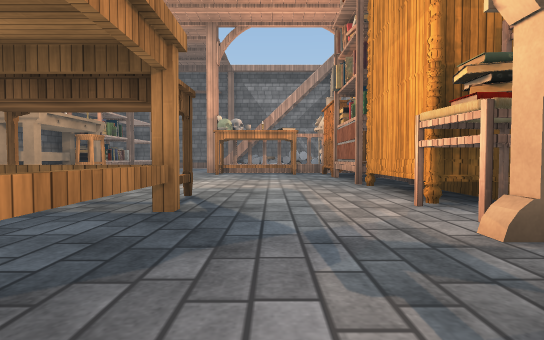
[1] (above)

15 first-person views from a walk through a Unity game level. The camera is 0.24 m above the floor, tilts 2° down and sees 80° across. The floor is counted in squares, 0.5 m on a side. Each view is taken from the middle of a square. On the plan, view 1 faces up. The plan holds only what a view shows up to about 9 squares ahead; the rest is blank. The player character is not drawn. Some animated figures are left out. Some surface patterns are stand-ins.

[2]
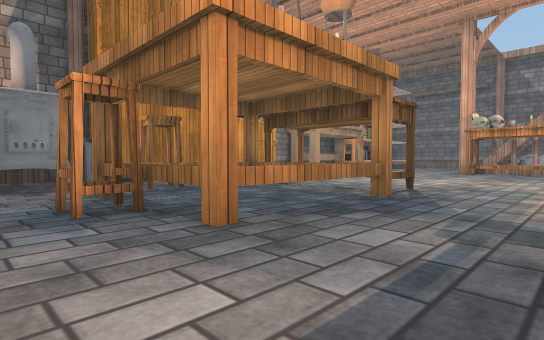

[3]
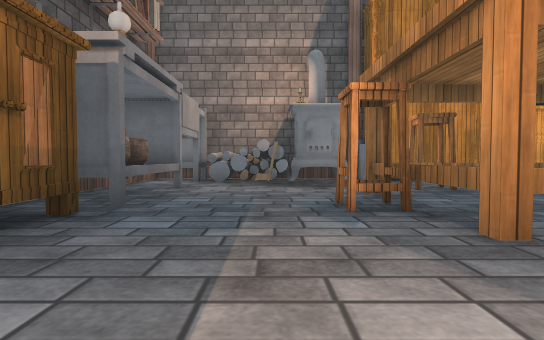

[4]
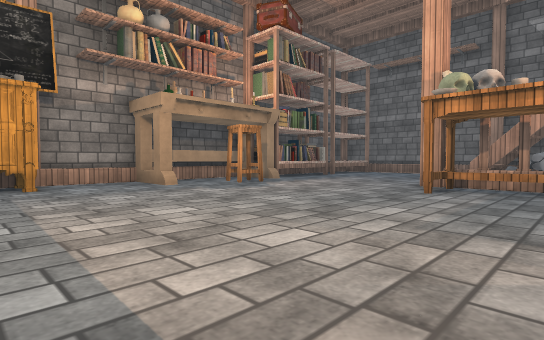

[5]
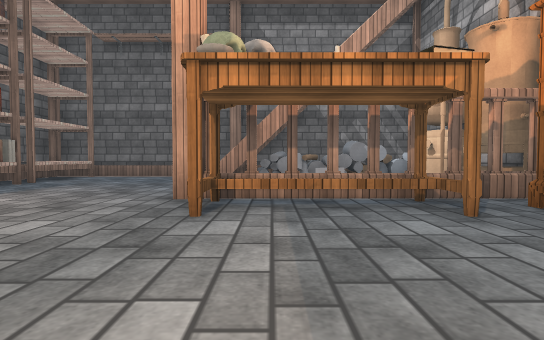

[6]
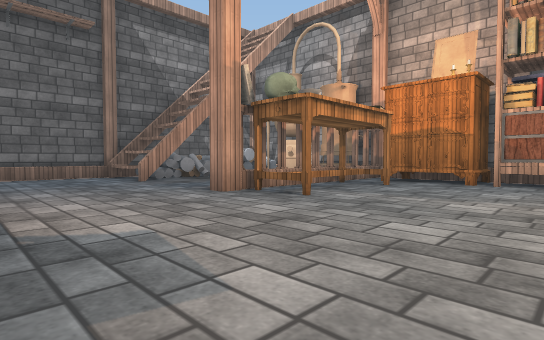

[7]
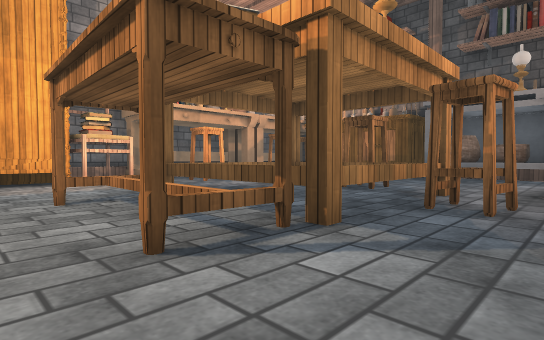

[8]
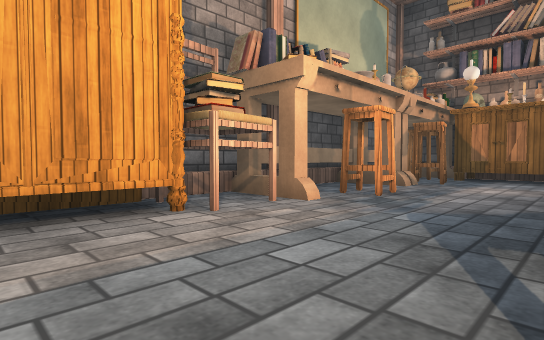

[9]
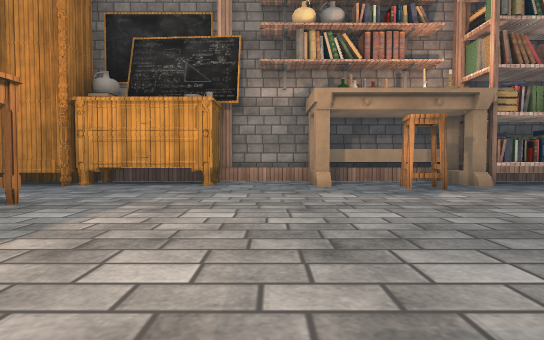

[10]
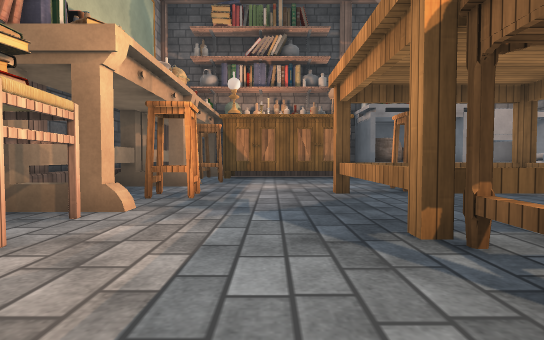

[11]
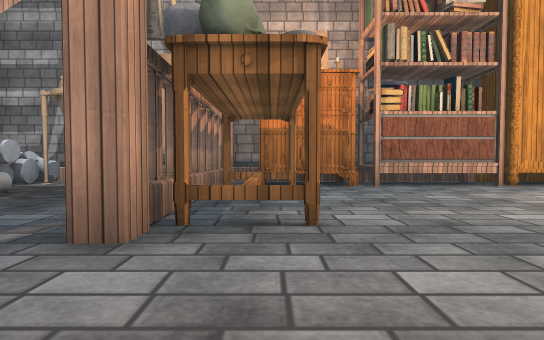

[12]
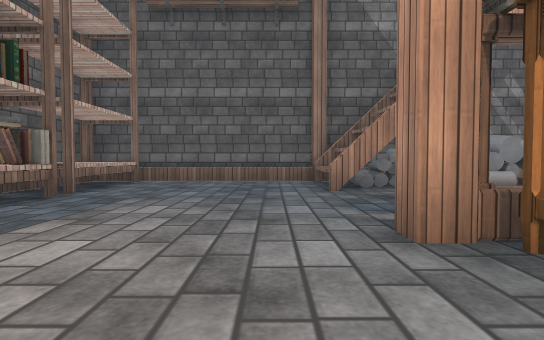

[13]
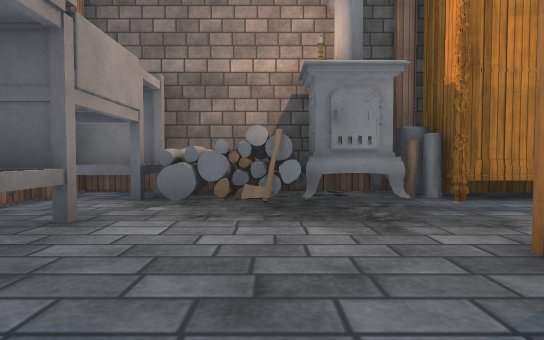

[14]
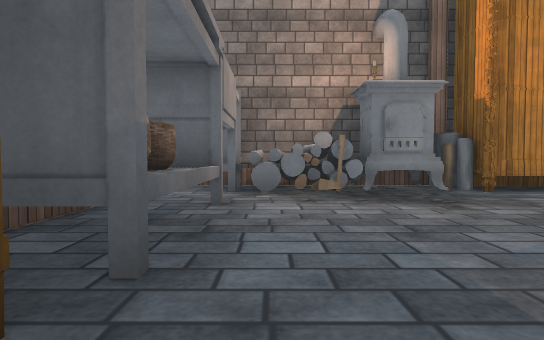

[15]
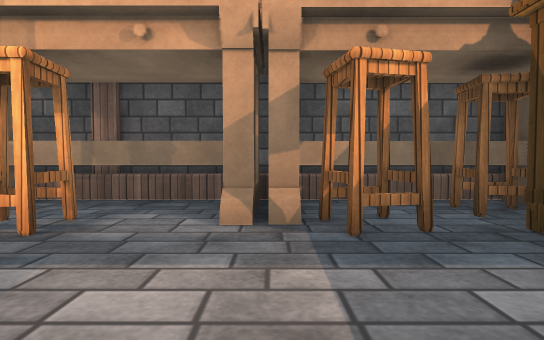

### Floor plan
Points are (right, up) in squares from view 1. A wall is a line through its corners. A room is listed if a view was taken in it or the views show most of it. See-through windows are left out.
Room 1 (views 1, 2, 3, 4, 5, 6, 7, 8, 9, 10, 11, 12, 13, 14, 15)
walls: (-6.7, 7.9) (-6.7, 3.4); (3, 7.8) (3, 8.3); (-7, 7.9) (-7, 6.1); (-5.9, 1.1) (-5.9, 1); (-6.2, 1.2) (-6, 0.9); (-6.3, 1.1) (-6.1, 0.7) (-6.2, 0.6); (-6.1, 0.8) (-6.4, 0.7); (3, 1.6) (3, 3.3); (-1.2, 13.8) (-2.1, 13.8) (-2.1, 16); (-0.5, 14.2) (-1.2, 14.5); (-0.4, 14.2) (-1.3, 14.4); (-5.7, -1.5) (-5.8, -2.4); (-5.7, -1.5) (-5.6, -2.3); (2.7, -1) (2.7, 1.8); (-7, -0.9) (-7, -2.8); (-0.8, 14.5) (-1.6, 14.5); (-6.6, -1.5) (-5.8, -1.5) (-5.9, -2.1); (-6.2, -1.8) (-5.7, -1.9); (1.5, 14.3) (0, 14.4); (3, -1.6) (3, 0.9); (-6.7, -1.9) (-5.6, -1.9); (2.2, 14.4) (-1.8, 14.3) (-1.8, 15.5) (-2.2, 15.9); (-6.6, -2.2) (-5.9, -2.1); (2.1, 14.5) (1, 14.6); (-0.6, 15.7) (-6.8, 15.7); (0, 16) (-7, 16) (-7, 14.8); (1.8, -4) (2.4, -4); (-6.7, 16) (-6.7, 14.5)
low walls: (2.7, 5.8) (2.7, 10.5); (2.7, 1.9) (2.7, 3.5); (-6.7, 10.6) (-6.7, 8.1); (-6.7, 0.9) (-6.7, -1); (2.7, 11.8) (2.7, 12.9); (0.5, 13.6) (-0.1, 13.8); (-6.7, 12.8) (-6.7, 11.6); (-1.3, 14.4) (-1.2, 15.2); (-6.7, -1.1) (-6.7, -1.9); (-6.7, -2.2) (-6.7, -3.8); (-6.7, 14.4) (-6.7, 13.5); (-1.8, -3.7) (1, -3.7); (-4.4, -3.7) (-3, -3.7); (-6.4, -3.7) (-5, -3.7); (3, -3.5) (3, -2.1); (2.7, -3.7) (2.7, -1.2)
objects: other object (-6, -3); other object (-6, -1); other object (-6, 0); other object (-6, 2) to (-6, 3); other object (-6, 4) to (-6, 6); other object (-6, 11) to (-6, 13); other object (-6, 14) to (-6, 15); other object (-5, 9) to (-5, 10); other object (-4, -3) to (-3, -3); other object (-4, 0) to (-1, 3); other object (-4, 1) to (-4, 2); other object (-3, 3) to (-1, 4); other object (-2, -3); other object (-2, 0); other object (-2, 10) to (1, 10); other object (-2, 11); other object (-1, -3) to (1, -3); other object (-1, 11) to (2, 11); other object (1, -2) to (2, -2); other object (1, 1); other object (2, -3); other object (2, -1); other object (2, 2); other object (2, 3); other object (2, 5); other object (2, 6) to (2, 8); other object (2, 9) to (2, 10); other object (2, 13) to (2, 14); other object (3, 11)

Positions as (right, up) in squares from view 1, and headings:
1: (0, 0), facing up
2: (1, -1), facing up-left
3: (1, -1), facing left
4: (0, 5), facing up-left
5: (-1, 7), facing up
6: (-5, 7), facing up-right
7: (-5, 5), facing down-right
8: (-1, 5), facing down-right
9: (0, 7), facing left
10: (0, 5), facing down
11: (-4, 10), facing right
12: (-3, 9), facing up
13: (-2, -1), facing left
14: (-1, -2), facing left
15: (-1, -1), facing right
